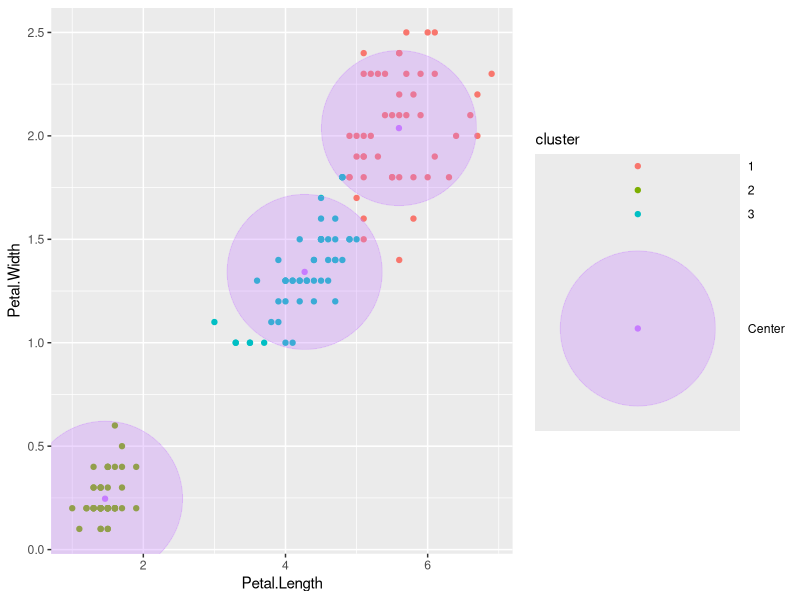

Source code (R): (Note: this script raises an error after producing the figure.)
#
# KMeansClustPlotDemo.R
# Demo of graphing kmeans clustering for iris dataset
# Used in OncoDataExplorer app at Celgene
#
# Created by Cara Van Uden, 07/15/16
# 

library(ggplot2)

# copy the iris data set to a separate data frame (iris is a demo dataset in R)
# unnecessary, but makes it easier for me to reflexively enter df whenever the data frame is in view
df = iris

# create a matrix object containing only the Petal Length and Width.
m = as.matrix(cbind(df$Petal.Length, df$Petal.Width),ncol = 2)

# doing the actual kmeans clustering
cl = (kmeans(m,3))


# a bit of data formatting and preparation for subsequent calls to graph the data

# add the cluster information back to our original data frame; requirement for working with ggplot2 which is designed to use data frames
df$cluster = factor(cl$cluster)
centers = as.data.frame(cl$centers)

# this graph color codes the points by cluster
# also add the centers and a semi transparent halo around the center to emphasize the place of the center and its role in classifying the observations into clusters
ggplot(data = df, aes(x = Petal.Length, y = Petal.Width, color = cluster )) + 
 geom_point() + 
 geom_point(data = centers, aes(x = V1,y = V2, color='Center')) +
 geom_point(data = centers, aes(x = V1,y = V2, color = 'Center'), size = 52, alpha = .3, legend = FALSE)

# there are misclassified observations - kmeans is pretty accurate, but not perfect

# this SQL statement highlights the misclassified observations
sqldf('select Species, cluster, count(*) from df group by Species, Cluster')

# pull the outliers into their own data frame
df2 = sqldf('select * from df where (Species || cluster) in 
             (select Species || cluster from df group by Species, Cluster having count(*) < 10)')

# enhance the previous graph by putting a diamond around misclassified points.
last_plot() +  geom_point(data = df2, aes(x = Petal_Length, y = etal_Width, shape = 5, alpha = .7, size = 4.5), legend = FALSE) 